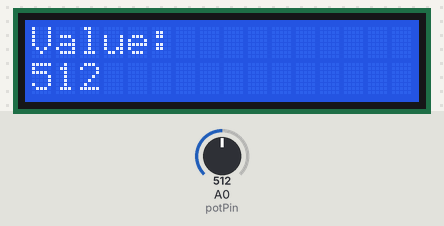
Bench run of a sketch on a simulated Arduino Uno, built with avr-gcc and run on an emulated ATmega328P. On the bench: 16×2 character LCD. Inputs (shaded band) come from the test bench; at power-on: A0 (potPin) = 512.

Above: at 1.2 s.
1.3 s: A0 (potPin) set to 716
At 2.8 s:
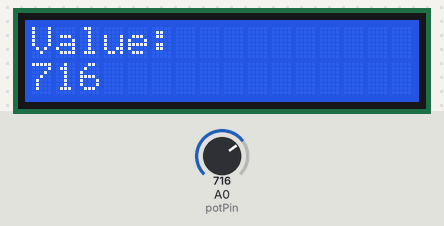
3.1 s: A0 (potPin) set to 900
At 3.8 s:
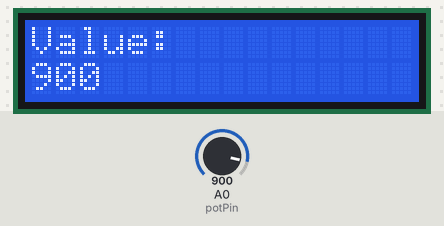
4.6 s: A0 (potPin) set to 1023
At 5.8 s:
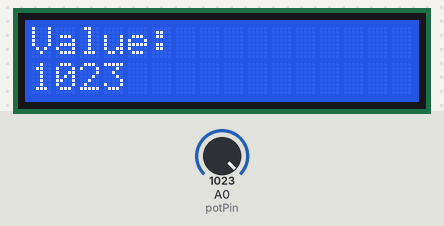
Timing chart, 0 to 7.6 s (numbered marks = the images above; inputs shaded):
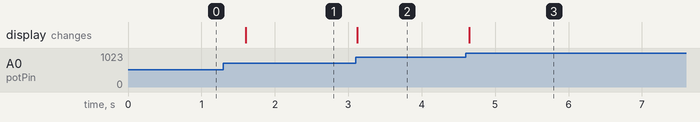

The sketch:

potLcd.ino
```cpp
#include <Wire.h>
#include <LiquidCrystal_I2C.h>

// Set the LCD address to 0x27 for a 16 chars and 2 line display
LiquidCrystal_I2C lcd(0x27, 16, 2);

const int potPin = A0; // Potentiometer connected to Analog Pin 0

void setup() {
  lcd.init();
  lcd.backlight();
  lcd.setCursor(0, 0);
  lcd.print("Value:");
}

void loop() {
  int sensorValue = analogRead(potPin); // Read the value (0-1023)

  lcd.setCursor(0, 1);
  lcd.print(sensorValue);

  // Clear trailing digits when value drops from 1000 to 999
  lcd.print("    ");

  delay(500); // Small delay for stability
}
```

Measured:
- after the input at 1.3 s, the display: changes after 0.30 s (image 1)
- after the input at 3.1 s, the display: changes at once (image 2)
- after the input at 4.6 s, the display: changes after 0.05 s (image 3)
